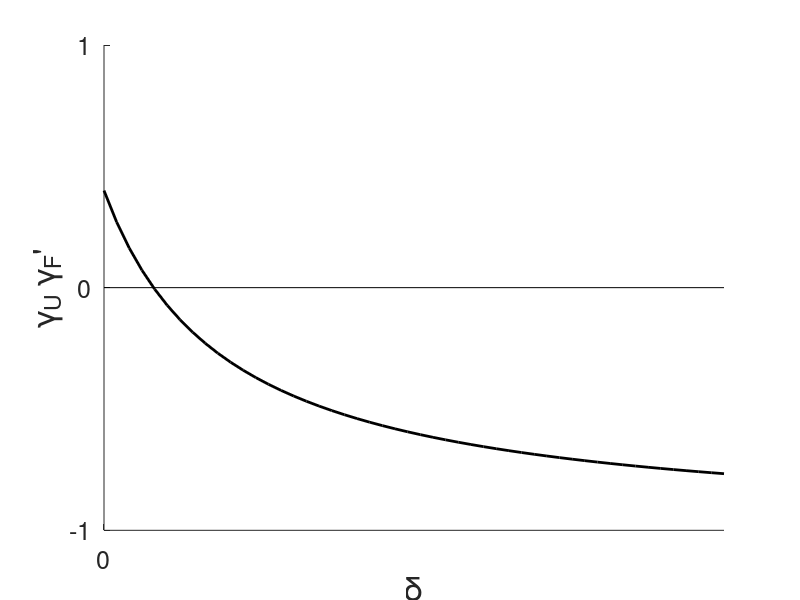

Source code (MATLAB): (Note: this script raises an error after producing the figure.)
clear
close all

Xlim = 5;
X = linspace(0,Xlim,Xlim*10);

par1 = 1.4;
par2 = 1;
Y = -1 + par1./(par2 + X);

figure(1)
set(gcf,'color','w');
hold on
plot(X,Y,'linewidth',2,'color','k')
plot([0 Xlim],[0 0],'color','k')
ylim([-1 1])
xlim([0 Xlim])
set(gca,'XTick',[0],'XTickLabel',{'0'},'fontsize',18);
set(gca,'YTick',[-1 0 +1],'YTickLabel',{'-1','0','1'},'fontsize',18);
xlabel('\delta','fontsize',24)
ylabel('\gamma_U \gamma_F''','fontsize',24)
hold off

base_path         = pwd;
invoke_export_fig('GPFA_intuition','figure',0,base_path)























asd

figure(1)
set(gcf,'color','w');
plot([0 0 0],[0 1 2],'linewidth',3,'color','k')
xlim([0 1])
ylim([0 2])
set(gca,'YTick',[0 1 2],'YTickLabel',{'Period 2','Period 1','Period 0'},'fontsize',24);
xticks([])
set(gca,'xcolor',[1 1 1]); 
txt0 = 'd_0 = Y_0 + B_0 - I_0 - C';
text(0.1,1.99,txt0,'fontsize',24)
txt1 = 'd_1 = Y_1 + B_1 - I_1 + C';
text(0.1,0.99,txt1,'fontsize',24)
txt2 = 'd_2 = g(I_0) - B_0 + h(I_1) - B_1';
text(0.1,-0.01,txt2,'fontsize',24)
box off